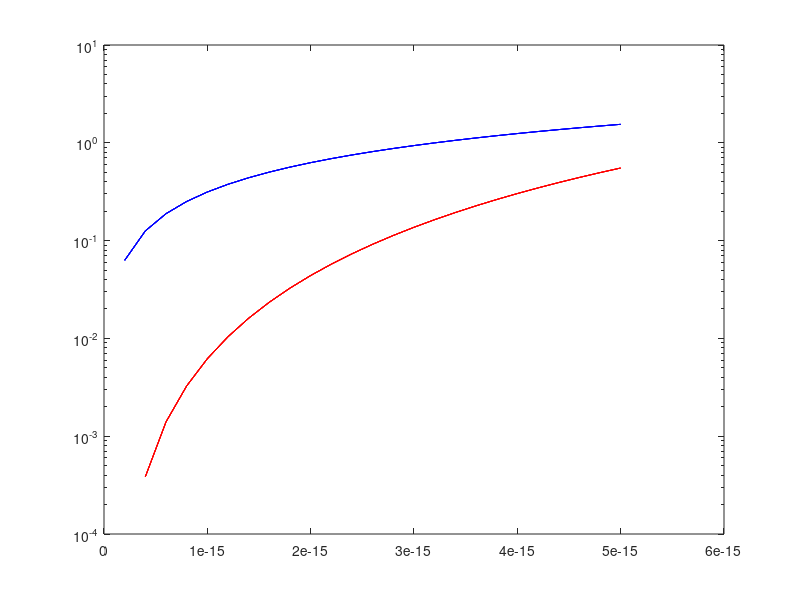

This chart was generated by the following MATLAB code: (Note: this script raises an error after producing the figure.)
clear all
close all


%constant
epsilon = 8.85e-12;
mu = 12.56e-7;

%value that modify the analysis
Nz = 4; %number of division of the cable
Nt = 25; %number of time division
deltaZ = 1e-6; %spatial step
V0 = 5; %amplitude of the voltage generator
freq = 1e13; %frequency of the voltage generator
periods = 0.05; %number of periods of the voltage generator to be taken into account

%do not modify
Nv = Nz-2; %number of unknown voltage point
Ni = Nz-1; %number of unknown current point

if (Nz<3) then
	%insufficient number of points
    exit;
end;

lengthC = deltaZ*Nz; %length of the cable (never used)
deltaT = periods/(freq*Nt) %length of a slice of time
T = deltaT * Nt; %total time for the analysis

C = sqrt(epsilon*mu)/50*deltaZ; %capacity
L = 50*sqrt(epsilon*mu)*deltaZ; %inductance
L=1.67E-15;
C=6.67E-15
R = 50; %load resistence


%problem in the form A*X = B

%fill the matrix with zeros
A = zeros(Nz*2-3,Nz*2-3);

%construncting the matrix of the equations
A(1,Nz-1:Nz) = [1, -1];
for i = 1:(Nv-1)
    A(i+1,i) = 1;
    A(i+1,Nv+1+i:Nv+2+i) = [-deltaT/C,  deltaT/C];
end
A(Nv+1,1) = deltaT/L;
A(Nv+1,Nv+2) = 1;
for i = 1:(Ni-2)
    A(Nv+1+i,Nv+2+i) = 1;
    A(Nv+1+i,i:i+1) = [-deltaT/L,  deltaT/L];
end
A(Nv+Ni,Nv) = -1/R;
A(Nv+Ni,Ni+Nv) = 1;

%A = [1,         0,          0,  -deltaT/C,  deltaT/C;
%    0,          0,          1,  -1,         0;
%    deltaT/L,   0,          0,  1,          0;
%    -deltaT/L,  deltaT/L,   0,  0,          1;
%    0,          -1/R,       0,  0,          1];

A
pause

%array of the unknown
X = zeros(Nv+Ni,Nt); %(v2;v3;...vN;i0;i1;i2;...;i(N-1))

V = zeros(Nz,Nt);
I = zeros(Nz,Nt);
%V1 = V0*ones(1,Nt);

for t=1:Nt
V1(t) = V0*sin(2*pi*freq*t*deltaT); %shape of the voltage generator
end

for t = 1:(Nt-1)
    %array of the constant
	B(1,t) = (C/deltaT)*(V1(t+1)-V1(t));
    B(2:Nv,t) = X(1:Nv-1,t);
    B(Nv+1,t) = X(Nv+2,t)+deltaT/L*V1(t+1);
    B(Nv+2:Nv+Ni-1,t) = X(Nv+3:Nv+Ni,t);
    B(Nv+Ni,t) = 0;
    %B2(:,t) = [X(1,t);  (C/deltaT)*(V1(t+1)-V1(t));  X(4,t)+deltaT/L*V1(t+1);  X(5,t);  0];
    X(:,t+1) = A^(-1) * B(:,t);

    solucio=X(:,t+1)
    terme=B(:,t)    
    pause
end

%x & y grid to make plots
[x,y] = meshgrid ([1:1:Nt], [1:1:Nz]);

%transferring the information from the array X to the array I & V
%in the first two points the voltage is the one of the generator
V(1,:) = (V1');
V(2,:) = (V1');
V(3:Nz,:) = X(1:(Nz-2),:);

I(1:(Nz-1),:) = X(Nv+1:(Nv+Nz-1),:);
I(Nz,:) = I(Nz-1,:);

figure
    xlabel('time [s]');
    ylabel('voltage [V]');
    semilogy(x*deltaT,V(Nz,:),'r',x*deltaT,V(1,:),'b');

load PUNTERPSPICE.TXT
t=PUNTERPSPICE(:,1);
vin=PUNTERPSPICE(:,2);
iin=PUNTERPSPICE(:,3);
vout=PUNTERPSPICE(:,4);
iout=PUNTERPSPICE(:,5);

hold on
semilogy(t,vin,'b-o',t,vout,'r-x')
    
    
